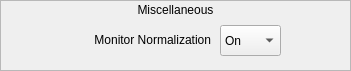
   <widget class="QFrame" name="misc_frame">
    <property name="geometry">
     <rect>
      <x>10</x>
      <y>630</y>
      <width>351</width>
      <height>71</height>
     </rect>
    </property>
    <property name="frameShape">
     <enum>QFrame::StyledPanel</enum>
    </property>
    <property name="frameShadow">
     <enum>QFrame::Raised</enum>
    </property>
    <widget class="QComboBox" name="moncor_dropdown">
     <property name="geometry">
      <rect>
       <x>220</x>
       <y>25</y>
       <width>61</width>
       <height>31</height>
      </rect>
     </property>
     <item>
      <property name="text">
       <string>On</string>
      </property>
     </item>
     <item>
      <property name="text">
       <string>Off</string>
      </property>
     </item>
    </widget>
    <widget class="QLabel" name="moncor_label">
     <property name="geometry">
      <rect>
       <x>60</x>
       <y>30</y>
       <width>151</width>
       <height>21</height>
      </rect>
     </property>
     <property name="text">
      <string>&lt;html&gt;&lt;head/&gt;&lt;body&gt;&lt;p align=&quot;right&quot;&gt;Monitor Normalization&lt;/p&gt;&lt;/body&gt;&lt;/html&gt;</string>
     </property>
    </widget>
    <widget class="QLabel" name="label_2">
     <property name="geometry">
      <rect>
       <x>0</x>
       <y>0</y>
       <width>351</width>
       <height>20</height>
      </rect>
     </property>
     <property name="text">
      <string>Miscellaneous</string>
     </property>
     <property name="alignment">
      <set>Qt::AlignCenter</set>
     </property>
    </widget>
   </widget>
